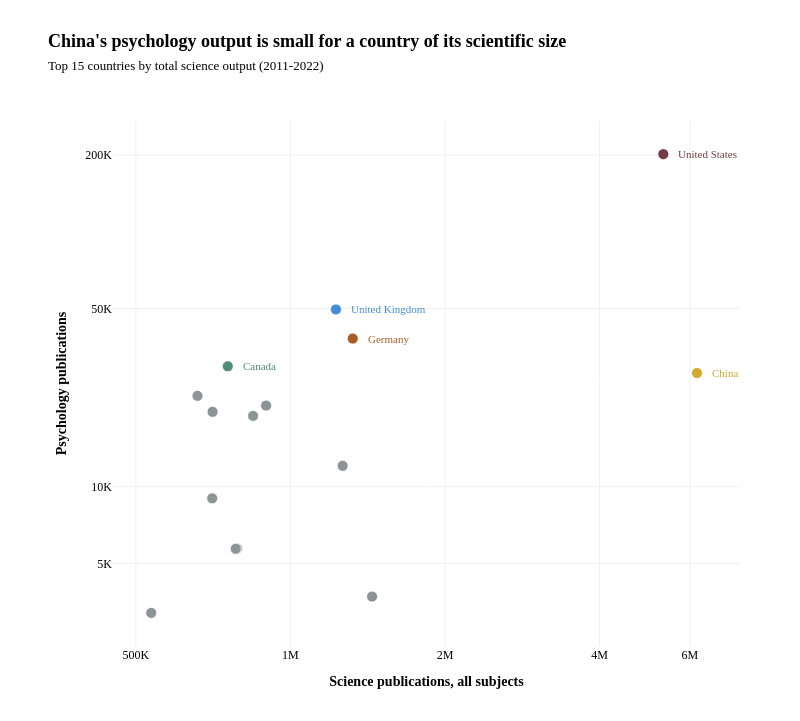

The code cell stored with this chart in its notebook:
### Markdown cell above
### Volume against share

### Code cell
top = (country_summary_11_22
       .dropna(subset=['SE_articles_total', 'psych_share'])
       .nlargest(15, 'SE_articles_total')
       .copy())

# Same colour per country as the trend chart; the other ten sit in FAINT
HILITE = {'United States': LEAD,
          'China': ALT,
          'United Kingdom': UK_C,
          'Canada': CA_C,
          'Germany': DE_C}

scatter_fig = go.Figure()

scatter_fig.add_trace(go.Scatter(
    x=top['SE_articles_total'].tolist(),
    y=top['Publications'].tolist(),
    mode="markers", showlegend=False,
    marker=dict(size=11, line=dict(width=0.8, color="white"),
                color=[HILITE.get(c, FAINT) for c in top['Country']]),
    customdata=top[['Country', 'psych_share']].values.tolist(),
    hovertemplate=("<b>%{customdata[0]}</b><br>"
                   "%{x:,.0f} science publications<br>"
                   "%{y:,.0f} psychology publications<br><extra></extra>")))

LABELLED = set(HILITE)

for _, r in top[top['Country'].isin(LABELLED)].iterrows():
    scatter_fig.add_annotation(
        x=np.log10(r['SE_articles_total']), y=np.log10(r['Publications']),
        text=r['Country'], showarrow=False, xanchor="left", xshift=13,
        font=dict(family=SANS, size=11, color=HILITE.get(r['Country'], FAINT)))

scatter_fig.update_xaxes(
    type="log", title="<b>Science publications, all subjects</b>",
    showgrid=True, gridcolor=GRID, zeroline=False,
    tickvals=[5e5, 1e6, 2e6, 4e6, 6e6],
    ticktext=[short_number(v) for v in [5e5, 1e6, 2e6, 4e6, 6e6]],
    tickfont=dict(family=SANS, size=12))

scatter_fig.update_yaxes(
    type="log", title="<b>Psychology publications</b>",
    showgrid=True, gridcolor=GRID, zeroline=False,
    tickvals=[2e3, 5e3, 1e4, 5e4, 2e5],
    ticktext=[short_number(v) for v in [2e3, 5e3, 1e4, 5e4, 2e5]],
    tickfont=dict(family=SANS, size=12))

scatter_fig.update_layout(
    autosize=True, paper_bgcolor=BG, plot_bgcolor=BG,
    font=dict(family=SANS, size=12, color="black"),
    # l as in trend_fig, but wider tick labels ("200K") need more room
    hoverlabel=HOVER, margin=dict(t=30, b=55, l=70, r=40))

titled(scatter_fig,
       "China's psychology output is small for a country of its scientific size",
       "Top 15 countries by total science output (2011-2022)",
       png="science_vs_psych_scatter.png", height=721, margin=dict(t=121, b=75, l=113, r=60), title_top=47)

# China's psychology output is small for a country of its scientific size

### Figure 1 — Plotly figure (JSON) as saved in the notebook; plotly's stock layout.template omitted (floating-point values rounded to 4 significant figures)
{"data": [{"customdata": [["China", 0.004506], ["United States", 0.03788], ["India", 0.002569], ["Germany", 0.02882], ["Japan", 0.00955], ["United Kingdom", 0.04042], ["Italy", 0.0232], ["France", 0.0224], ["Russia", 0.007267], ["South Korea", 0.007292], ["Canada", 0.03929], ["Spain", 0.02787], ["Brazil", 0.01277], ["Australia", 0.03446], ["Iran", 0.005968]], "hovertemplate": "<b>%{customdata[0]}</b><br>%{x:,.0f} science publications<br>%{y:,.0f} psychology publications<br><extra></extra>", "marker": {"color": ["#D1A830", "#733D47", "#8C9495", "#AA5D28", "#8C9495", "#448DD4", "#8C9495", "#8C9495", "#8C9495", "#8C9495", "#4E8C7B", "#8C9495", "#8C9495", "#8C9495", "#8C9495"], "line": {"color": "white", "width": 0.8}, "size": 11}, "mode": "markers", "showlegend": false, "type": "scatter", "x": [6193000.0, 5324000.0, 1442000.0, 1322000.0, 1264000.0, 1226000.0, 896600.0, 845800.0, 786800.0, 782300.0, 755000.0, 705300.0, 704100.0, 659100.0, 535600.0], "y": [27900.0, 201700.0, 3705.0, 38100.0, 12070.0, 49570.0, 20800.0, 18950.0, 5718.0, 5704.0, 29660.0, 19650.0, 8995.0, 22710.0, 3196.0]}], "layout": {"annotations": [{"font": {"color": "#D1A830", "family": "IBM Plex Sans", "size": 11}, "showarrow": false, "text": "China", "x": 6.792, "xanchor": "left", "xshift": 13, "y": 4.446}, {"font": {"color": "#733D47", "family": "IBM Plex Sans", "size": 11}, "showarrow": false, "text": "United States", "x": 6.726, "xanchor": "left", "xshift": 13, "y": 5.305}, {"font": {"color": "#AA5D28", "family": "IBM Plex Sans", "size": 11}, "showarrow": false, "text": "Germany", "x": 6.121, "xanchor": "left", "xshift": 13, "y": 4.581}, {"font": {"color": "#448DD4", "family": "IBM Plex Sans", "size": 11}, "showarrow": false, "text": "United Kingdom", "x": 6.089, "xanchor": "left", "xshift": 13, "y": 4.695}, {"font": {"color": "#4E8C7B", "family": "IBM Plex Sans", "size": 11}, "showarrow": false, "text": "Canada", "x": 5.878, "xanchor": "left", "xshift": 13, "y": 4.472}], "autosize": false, "font": {"color": "black", "family": "IBM Plex Sans", "size": 12}, "height": 721, "hoverlabel": {"bgcolor": "white", "bordercolor": "rgba(0, 0, 0, 0.1)", "font": {"color": "black", "family": "IBM Plex Sans", "size": 12}}, "margin": {"b": 75, "l": 113, "r": 60, "t": 121}, "paper_bgcolor": "white", "plot_bgcolor": "white", "title": {"font": {"color": "black", "family": "IBM Plex Sans", "size": 18}, "text": "<b>China's psychology output is small for a country of its scientific size</b><br><span style='font-family:Newsreader;font-size:13px'>Top 15 countries by total science output (2011-2022)</span>", "x": 0.06, "xanchor": "left", "xref": "container", "y": 0.9348, "yanchor": "top"}, "width": 800, "xaxis": {"gridcolor": "#F0F0F0", "showgrid": true, "tickfont": {"family": "IBM Plex Sans", "size": 12}, "ticktext": ["500K", "1M", "2M", "4M", "6M"], "tickvals": [500000, 1000000, 2000000, 4000000, 6000000], "title": {"text": "<b>Science publications, all subjects</b>"}, "type": "log", "zeroline": false}, "yaxis": {"gridcolor": "#F0F0F0", "showgrid": true, "tickfont": {"family": "IBM Plex Sans", "size": 12}, "ticktext": ["2K", "5K", "10K", "50K", "200K"], "tickvals": [2000, 5000, 10000, 50000, 200000], "title": {"text": "<b>Psychology publications</b>"}, "type": "log", "zeroline": false}}}
